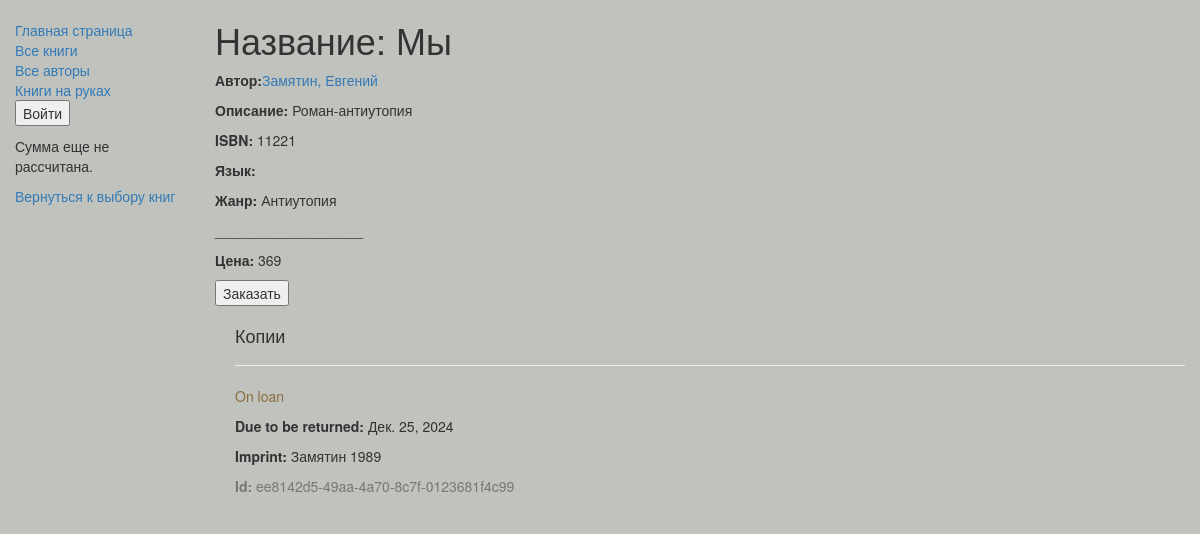
/catalog/book/1, run on the app's committed database.
### catalog/models.py (models this page shows, shortened)
class Book(models.Model):
    title = models.CharField(max_length=200)
    author = models.ForeignKey('Author', on_delete=models.SET_NULL, null=True)
    summary = models.TextField(max_length=1000, help_text="Enter a brief description of the book")
    isbn = models.CharField('ISBN',max_length=13, help_text='13 Character <a href="https://www.isbn-international.org/content/what-isbn">ISBN number</a>')
    genre = models.ManyToManyField(Genre, help_text="Select a genre for this book")
    price = models.CharField(default=1, max_length=20, help_text="Введите цену")
    def display_genre(self):
        return ', '.join([genre.name for genre in self.genre.all()[:3]])
    display_genre.short_description = 'Genre'

class Author(models.Model):
    first_name = models.CharField(max_length=100)
    last_name = models.CharField(max_length=100)
    date_of_birth = models.DateField(null=True, blank=True)
    date_of_death = models.DateField('Died', null=True, blank=True)
    def __str__(self):
        return '%s, %s' % (self.last_name, self.first_name)

class Genre(models.Model):
    name = models.CharField(max_length=200, help_text="Enter a book genre (e.g. Science Fiction, French Poetry etc.)")
    def __str__(self):
        return self.name

class BookInstance(models.Model):
    id = models.UUIDField(primary_key=True, default=uuid.uuid4, help_text="Unique ID for this particular book across whole library")
    book = models.ForeignKey('Book', on_delete=models.SET_NULL, null=True)
    imprint = models.CharField(max_length=200)
    due_back = models.DateField(null=True, blank=True)
    borrower = models.ForeignKey(User, on_delete=models.SET_NULL, null=True, blank=True)
    LOAN_STATUS = (
        ('m', 'Maintenance'),
        ('o', 'On loan'),
        ('a', 'Available'),
        ('r', 'Reserved'),
    )
    status = models.CharField(max_length=1, choices=LOAN_STATUS, blank=True, default='m', help_text='Book availability')
    class Meta:
        ordering = ["due_back"]
        permissions = (("can_mark_returned", "Set book as returned"),)

### catalog/views.py (the view)
# urls.py: re_path(r'^book/(?P<pk>\d+)$', views.BookDetailView.as_view(), name='book-detail'),
class BookDetailView(generic.DetailView):
    model = Book

### catalog/templates/catalog/book_detail.html
{% extends "base_generic.html" %}
{% block content %}
  <h1>Название: {{ book.title }}</h1>
  <p><strong>Автор:</strong><a href="{% url 'author-detail' book.author.pk %}">{{ book.author }}</a></p>
  <p><strong>Описание:</strong> {{ book.summary }}</p>
  <p><strong>ISBN:</strong> {{ book.isbn }}</p>
  <p><strong>Язык:</strong> {{ book.language }}</p>
  <p><strong>Жанр:</strong> {% for genre in book.genre.all %} {{ genre }}{% if not forloop.last %}, {% endif %}{% endfor %}</p>
  <p>___________________</p>
  <p><strong>Цена:</strong> {{ book.price }}</p>
  <form action="">
    <button type="submit">Заказать</button>
  </form>
  <div style="margin-left:20px;margin-top:20px">
    <h4>Копии</h4>
    {% for copy in book.bookinstance_set.all %}
    <hr>
    <p class="{% if copy.status == 'a' %}text-success{% elif copy.status == 'd' %}text-danger{% else %}text-warning{% endif %}">{{ copy.get_status_display }}</p>
    {% if copy.status != 'a' %}<p><strong>Due to be returned:</strong> {{copy.due_back}}</p>{% endif %}
    <p><strong>Imprint:</strong> {{copy.imprint}}</p>
    <p class="text-muted"><strong>Id:</strong> {{copy.id}}</p>
    {% endfor %}
  </div>
{% endblock %}

### data on the page
Book: title "Мы", author "Замятин, Евгений", summary "Роман-антиутопия", isbn "11221", price "369"
Genre: name "Антиутопия"
BookInstance: status "On loan", due_back "Дек. 25, 2024", imprint "Замятин 1989", id "ee8142d5-49aa-4a70-8c7f-0123681f4c99"
